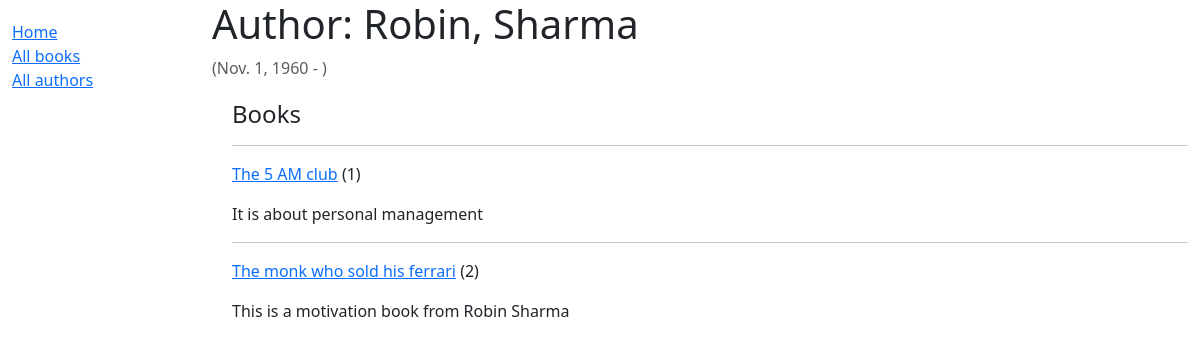
Page /catalog/author/1 on the earlier database version.
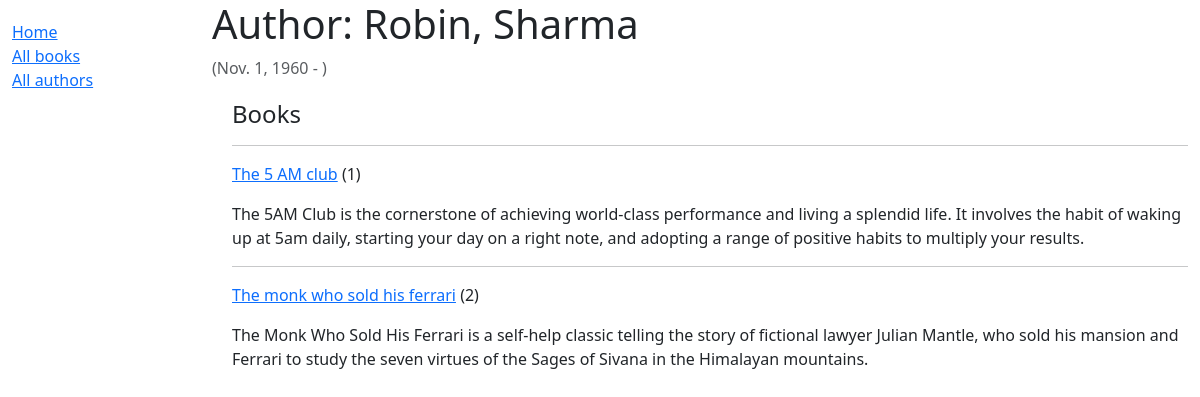
Same page on the later database version.
### catalog/models.py (models this page shows, shortened)
class Author(models.Model):
    first_name = models.CharField(max_length=100)
    last_name = models.CharField(max_length=100)
    date_of_birth = models.DateField(null=True, blank=True)
    data_of_death = models.DateField('Died', null=True, blank=True)
    class Meta:
        ordering = ['last_name', 'first_name']
    def __str__(self) -> str:
        return f'{self.first_name}, {self.last_name}'

class Book(models.Model):
    title = models.CharField(max_length=200)
    author = models.ForeignKey('Author',
                               on_delete=models.RESTRICT,
                               null=True)
    summary = models.TextField(max_length=1000,
                               help_text="Enter the summary of the book")
    isbn = models.CharField("ISBN",
                            max_length=13,
                            unique=True,
                            help_text='13 character <a href="https://www.isbn-international.org/content/what-isbn">ISBN number</a>')
    genre = models.ManyToManyField(Genre,
                                   help_text="Selct a genre for this book")
    language = models.ForeignKey("Language",
                                 on_delete=models.SET_NULL,
                                 null=True)
    class Meta:
        ordering = ['title', 'author']
    def display_genre(self):
        """Create a string for the Genre. This is required to display genre in Admin."""
        return ', '.join(genre.name for genre in self.genre.all()[:3])
    display_genre.short_description = 'Genre'
    def get_absolute_url(self):
        return reverse("book-detail", args=[str(self.id)])

### catalog/views.py (the view)
# urls.py: path('author/<int:pk>', views.AuthorDetailView.as_view(), name='author-detail')
class AuthorDetailView(generic.DetailView):
    model = Author

### catalog/templates/catalog/author_detail.html
{% extends "base_generic.html" %}
{% block content %}
  <h1>Author: {{ author }}</h1>
  <p class="text-muted">({{ author.date_of_birth }} - {% if  author.data_of_death %}{{ author.data_of_death }}{% endif %})</p>
  <div style="margin-left:20px;margin-top:20px">
    <h4>Books</h4>
    {% if author.book_set.all %}
        {% for book in author.book_set.all %}
            <hr />
            <p>
                <a href="{{ book.get_absolute_url }}">{{ book.title }}</a> ({{ book.bookinstance_set.all.count }})
            </p>
            <p>{{ book.summary }}</p>
        {% endfor %}
    {% else %}
        <p>{{ author }} has no books.</p>
    {% endif %}
  </div>
{% endblock %}

### catalog/templates/base_generic.html (shortened to what this page needs)
<!DOCTYPE html>
<html lang="en">
  <head>
    <link href="https://cdn.jsdelivr.net/npm/bootstrap@5.3.2/dist/css/bootstrap.min.css"
      rel="stylesheet"
>
    {% load static %}
    <link rel="stylesheet" href="{% static 'css/styles.css' %}" />
  </head>
  <body>
    <div class="container-fluid">
      <div class="row">
        <div class="col-sm-2">
          {% block sidebar %}
            <ul class="sidebar-nav">
              <li><a href="{% url 'index' %}">Home</a></li>
              <li><a href="{% url 'books' %}">All books</a></li>
              <li><a href="{% url 'authors' %}">All authors</a></li>
            </ul>
          {% endblock %}
        </div>
        <div class="col-sm-10 ">
            {% block content %}{% endblock %}
        </div>
      </div>
    </div>
  </body>
</html>

### catalog/static/css/styles.css (style rules this page uses)
.sidebar-nav { margin-top: 20px; padding: 0; list-style: none; }

Differences in the rows shown:
changed Book "The 5 AM club": summary "It is about personal management" → "The 5AM Club is the cornerstone of achieving world-class performance and living a splendid life. It involves the habit of waking up at 5am daily, starting your day on a right note, and adopting a range of positive habits to multiply your results."
changed Book "The monk who sold his ferrari": summary "This is a motivation book from Robin Sharma" → "The Monk Who Sold His Ferrari is a self-help classic telling the story of fictional lawyer Julian Mantle, who sold his mansion and Ferrari to study the seven virtues of the Sages of Sivana in the Himalayan mountains."
